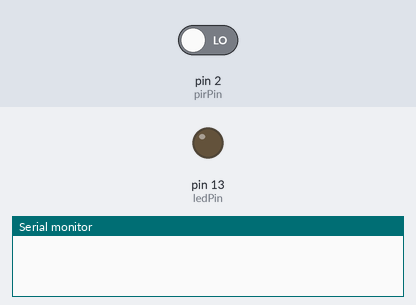
The sketch below on a simulated Arduino Uno, built with avr-gcc and run on an emulated ATmega328P. Shown: output pins drawn as LEDs (lit = HIGH), the last lines printed to the serial monitor. Inputs (shaded band) come from the test bench; at power-on: pin 2 (pirPin) LOW.

Above: at 1.2 s.
1.3 s: pin 2 (pirPin) driven HIGH
At 1.9 s:
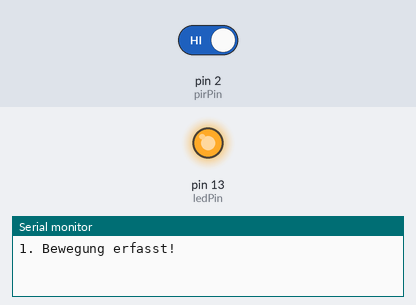
2.8 s: pin 2 (pirPin) driven LOW
At 3.1 s:
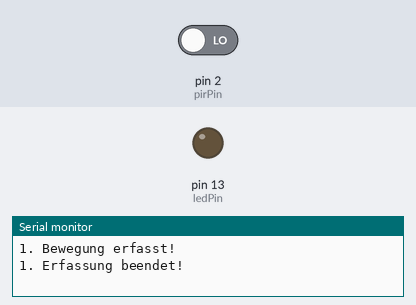
Timing chart, 0 to 5.8 s (numbered marks = the images above; inputs shaded):
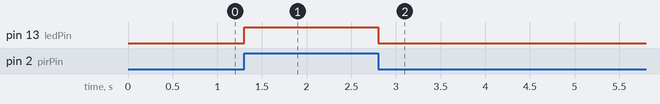

Measured:
- after the input at 1.3 s, pin 13 (ledPin): LOW → HIGH at once
- after the input at 2.8 s, pin 13 (ledPin): HIGH → LOW at once

The sketch:

Sensortest.ino
```cpp
/* Example code for HC-SR501 PIR motion sensor with Arduino. More info: www.www.makerguides.com */
// i was here

// Define connection pins:
#define pirPin 2
#define ledPin 13

// Create variables:
int val = 0;
bool motionState = false; // We start with no motion detected.
int cnt =0;

void setup() {
  // Configure the pins as input or output:
  pinMode(ledPin, OUTPUT);
  pinMode(pirPin, INPUT);

  // Begin serial communication at a baud rate of 9600:
  Serial.begin(9600);
}

void loop() {

  // Read out the pirPin and store as val:
  val = digitalRead(pirPin);

  // If motion is detected (pirPin = HIGH), do the following:
  if (val == HIGH) {
    digitalWrite(ledPin, HIGH); // Turn on the on-board LED.

    // Change the motion state to true (motion detected):
    if (motionState == false) {
      cnt++;
      Serial.print(cnt);
      Serial.println(". Bewegung erfasst!");
      motionState = true;
    }
  }

  // If no motion is detected (pirPin = LOW), do the following:
  else {
    digitalWrite(ledPin, LOW); // Turn off the on-board LED.

    // Change the motion state to false (no motion):
    if (motionState == true) {
      Serial.print(cnt);
      Serial.println(". Erfassung beendet!");
      motionState = false;
    }
  }
}
```
